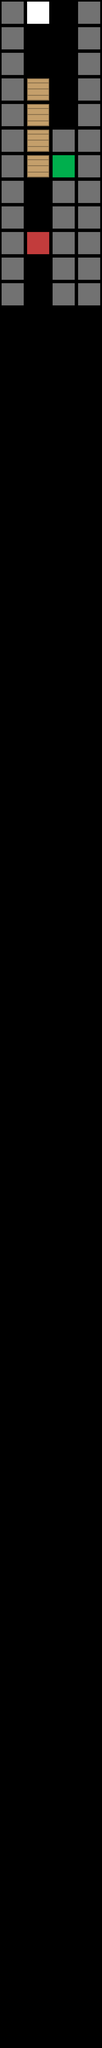

This game map was drawn from its Tiled (.tmx) file and the tilesets committed beside it. A one-line description and the full map source follow:
An orthogonal 4x80 tile map with 128x128 px tiles, 1 tile layer (Tile Layer 1).

<map version="1.0" orientation="orthogonal" renderorder="right-down" width="4" height="80" tilewidth="128" tileheight="128" nextobjectid="1">
 <tileset firstgid="1" name="BaseTileset" tilewidth="128" tileheight="128" tilecount="64" columns="8">
  <image source="../../Art/BaseTileset.png" width="1024" height="1024" />
 </tileset>
 <layer name="Tile Layer 1" width="4" height="80">
  <data encoding="csv">
2,1,0,2,
2,0,0,2,
2,0,0,2,
2,9,0,2,
2,9,0,2,
2,9,2,2,
2,9,3,2,
2,0,2,2,
2,0,2,2,
2,6,2,2,
2,0,2,2,
2,0,2,2,
0,0,0,0,
0,0,0,0,
0,0,0,0,
0,0,0,0,
0,0,0,0,
0,0,0,0,
0,0,0,0,
0,0,0,0,
0,0,0,0,
0,0,0,0,
0,0,0,0,
0,0,0,0,
0,0,0,0,
0,0,0,0,
0,0,0,0,
0,0,0,0,
0,0,0,0,
0,0,0,0,
0,0,0,0,
0,0,0,0,
0,0,0,0,
0,0,0,0,
0,0,0,0,
0,0,0,0,
0,0,0,0,
0,0,0,0,
0,0,0,0,
0,0,0,0,
0,0,0,0,
0,0,0,0,
0,0,0,0,
0,0,0,0,
0,0,0,0,
0,0,0,0,
0,0,0,0,
0,0,0,0,
0,0,0,0,
0,0,0,0,
0,0,0,0,
0,0,0,0,
0,0,0,0,
0,0,0,0,
0,0,0,0,
0,0,0,0,
0,0,0,0,
0,0,0,0,
0,0,0,0,
0,0,0,0,
0,0,0,0,
0,0,0,0,
0,0,0,0,
0,0,0,0,
0,0,0,0,
0,0,0,0,
0,0,0,0,
0,0,0,0,
0,0,0,0,
0,0,0,0,
0,0,0,0,
0,0,0,0,
0,0,0,0,
0,0,0,0,
0,0,0,0,
0,0,0,0,
0,0,0,0,
0,0,0,0,
0,0,0,0,
0,0,0,0
</data>
 </layer>
</map>
